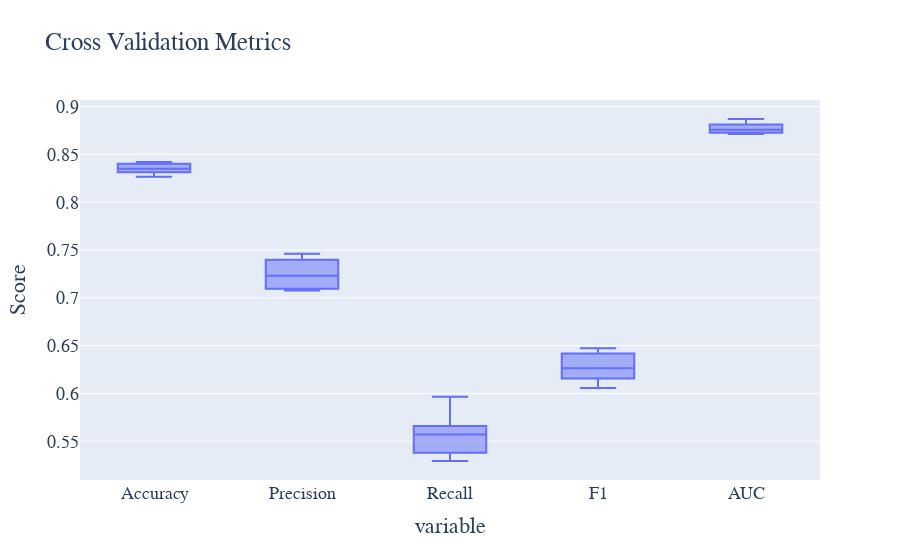

Notebook code cell kept with this figure:
### Code cell
# 执行交叉验证
cv_results = cross_validate(lr_model, X_train, y_train, cv=10, scoring=['accuracy', 'precision', 'recall', 'f1', 'roc_auc'])

# 提取交叉验证结果
cv_accuracy = cv_results['test_accuracy']
cv_precision = cv_results['test_precision']
cv_recall = cv_results['test_recall']
cv_f1 = cv_results['test_f1']
cv_roc = cv_results['test_roc_auc']

# 绘制交叉验证结果的箱线图
cv_metrics_data = pd.DataFrame({
    'Accuracy': cv_accuracy,
    'Precision': cv_precision,
    'Recall': cv_recall,
    'F1': cv_f1,
    'AUC': cv_roc
})

# 绘制交叉验证结果的箱线图
fig = px.box(cv_metrics_data, title='Cross Validation Metrics')
fig.update_layout(
    yaxis_title='Score', showlegend=False,
    font=dict(family='Times New Roman', size=18)
)
fig.write_html('Show/4_5_8.html')
fig.show()

### Figure 1 — Plotly figure (JSON) as saved in the notebook; plotly's stock layout.template omitted (floating-point values rounded to 4 significant figures)
{"data": [{"alignmentgroup": "True", "hovertemplate": "variable=%{x}<br>value=%{y}<extra></extra>", "legendgroup": "", "marker": {"color": "#636efa"}, "name": "", "notched": false, "offsetgroup": "", "orientation": "v", "showlegend": false, "type": "box", "x": ["Accuracy", "Accuracy", "Accuracy", "Accuracy", "Accuracy", "Accuracy", "Accuracy", "Accuracy", "Accuracy", "Accuracy", "Precision", "Precision", "Precision", "Precision", "Precision", "Precision", "Precision", "Precision", "Precision", "Precision", "Recall", "Recall", "Recall", "Recall", "Recall", "Recall", "Recall", "Recall", "Recall", "Recall", "F1", "F1", "F1", "F1", "F1", "F1", "F1", "F1", "F1", "F1", "AUC", "AUC", "AUC", "AUC", "AUC", "AUC", "AUC", "AUC", "AUC", "AUC"], "x0": " ", "xaxis": "x", "y": [0.8313, 0.8299, 0.8316, 0.8266, 0.8339, 0.8417, 0.836, 0.842, 0.8403, 0.8363, 0.7095, 0.7135, 0.7255, 0.7077, 0.721, 0.746, 0.7399, 0.7414, 0.7391, 0.7077, 0.5593, 0.5413, 0.532, 0.5293, 0.5547, 0.5632, 0.5379, 0.5726, 0.5659, 0.5965, 0.6255, 0.6156, 0.6138, 0.6056, 0.627, 0.6419, 0.623, 0.6461, 0.641, 0.6474, 0.8724, 0.8728, 0.8751, 0.8713, 0.8744, 0.8871, 0.8764, 0.8813, 0.8826, 0.8792], "y0": " ", "yaxis": "y"}], "layout": {"boxmode": "group", "font": {"family": "Times New Roman", "size": 18}, "legend": {"tracegroupgap": 0}, "showlegend": false, "title": {"text": "Cross Validation Metrics"}, "xaxis": {"anchor": "y", "domain": [0, 1], "title": {"text": "variable"}}, "yaxis": {"anchor": "x", "domain": [0, 1], "title": {"text": "Score"}}}}
